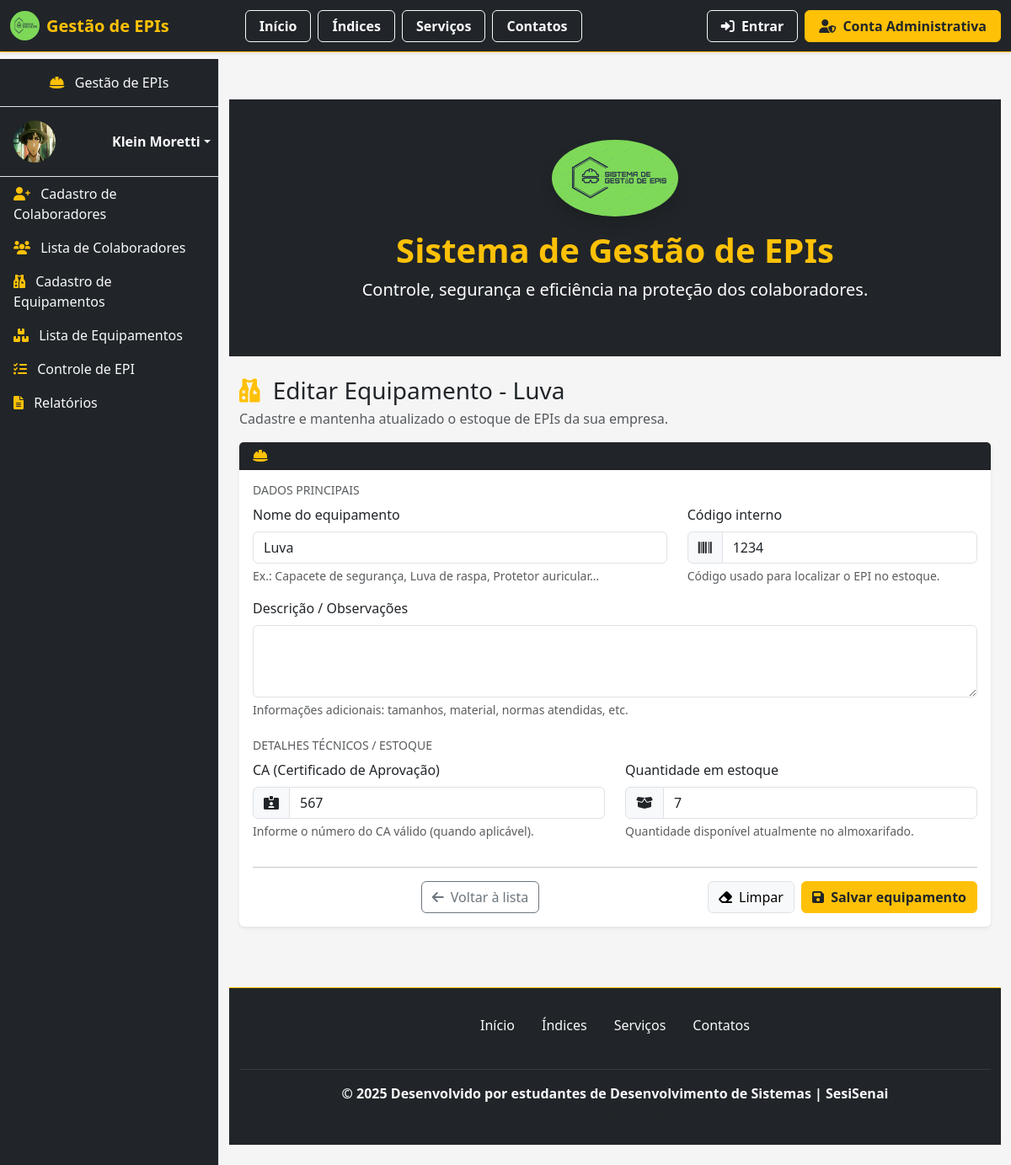
Screenshot of /equipamentos/editar/5/ with the database file from the repository.
### page_app/models.py (models this page shows, shortened)
class Equipamento(models.Model):
    nome = models.CharField(max_length=150)
    descricao = models.TextField(blank=True)
    codigo = models.CharField(max_length=50, unique=True, verbose_name="Código/Patrimônio")
    ca = models.CharField(max_length=30, blank=True, verbose_name="Certificado de Aprovação (CA)")
    quantidade_estoque = models.PositiveIntegerField(default=0)

### page_app/views.py (the view)
# urls.py: path('equipamentos/editar/<int:id>/', editar_equipamento, name='editar_equipamento'),
def editar_equipamento(request, id):
    equipamento = get_object_or_404(Equipamento, id=id)
    if request.method == "POST":
        form = EquipamentoForm(request.POST, instance=equipamento)
        if form.is_valid():
            form.save()
            messages.success(request, "Equipamento atualizado com sucesso!")
            return redirect("listar_equipamentos")
        else:
            messages.error(request, "Erro ao atualizar equipamento.")
    else:
        form = EquipamentoForm(instance=equipamento)
    return render(request, "page_app/equipamentos/form.html", {
        "form": form,
        "titulo": f"Editar Equipamento - {equipamento.nome}"
    })

### page_app/forms.py
class EquipamentoForm(forms.ModelForm):
    class Meta:
        model = Equipamento
        fields = ['nome', 'descricao', 'codigo', 'ca', 'quantidade_estoque']
        widgets = {
            'nome': forms.TextInput(attrs={'class': 'form-control'}),
            'descricao': forms.Textarea(attrs={'class': 'form-control', 'rows': 3}),
            'codigo': forms.TextInput(attrs={'class': 'form-control'}),
            'ca': forms.TextInput(attrs={'class': 'form-control'}),
            'quantidade_estoque': forms.NumberInput(attrs={'class': 'form-control'}),
        }

### page_app/templates/page_app/equipamentos/form.html (shortened to what this page needs)
{% extends "page_app/global/index.html" %}
{% load static %}
{% block content %}
<div class="container py-4">
  <div class="d-flex justify-content-between align-items-center mb-3">
    <div>
      <h3 class="mb-1">
        <i class="fa-solid fa-vest-patches me-2 text-warning"></i>
        {{ titulo }}
      </h3>
      <p class="text-muted mb-0">
        Cadastre e mantenha atualizado o estoque de EPIs da sua empresa.
      </p>
    </div>
    <nav aria-label="breadcrumb" class="d-none d-md-block">
      <ol class="breadcrumb mb-0">
        <li class="breadcrumb-item">
          <a href="{% url 'listar_equipamentos' %}"><a>
        </li>
      </ol>
    </nav>
  </div>
  <div class="card shadow-sm border-0">
    <div class="card-header bg-dark text-white d-flex align-items-center">
      <i class="fa-solid fa-helmet-safety me-2 text-warning"></i>
    </div>
    <div class="card-body">
      <form method="post" novalidate>
        <h6 class="text-uppercase text-muted small mb-2">Dados principais</h6>
        <div class="row mb-3">
          <div class="col-md-7 mb-3 mb-md-0">
            <label class="form-label" for="{{ form.nome.id_for_label }}">
              Nome do equipamento
            </label>
            {{ form.nome }}
            {% if form.nome.errors %}
              <div class="text-danger small">
                {{ form.nome.errors|striptags }}
              </div>
            {% else %}
              <div class="form-text">
                Ex.: Capacete de segurança, Luva de raspa, Protetor auricular…
              </div>
            {% endif %}
          </div>
          <div class="col-md-5">
            <label class="form-label" for="{{ form.codigo.id_for_label }}">
              Código interno
            </label>
            <div class="input-group">
              <span class="input-group-text">
                <i class="fa-solid fa-barcode"></i>
              </span>
              {{ form.codigo }}
            </div>
            {% if form.codigo.errors %}
              <div class="text-danger small">
                {{ form.codigo.errors|striptags }}
              </div>
            {% else %}
              <div class="form-text">
                Código usado para localizar o EPI no estoque.
              </div>
            {% endif %}
          </div>
        </div>
        <div class="mb-4">
          <label class="form-label" for="{{ form.descricao.id_for_label }}">
            Descrição / Observações
          </label>
          {{ form.descricao }}
          {% if form.descricao.errors %}
            <div class="text-danger small">
              {{ form.descricao.errors|striptags }}
            </div>
          {% else %}
            <div class="form-text">
              Informações adicionais: tamanhos, material, normas atendidas, etc.
            </div>
          {% endif %}
        </div>
        <h6 class="text-uppercase text-muted small mb-2">Detalhes técnicos / estoque</h6>
        <div class="row">
          <div class="col-md-6 mb-3">
            <label class="form-label" for="{{ form.ca.id_for_label }}">
              CA (Certificado de Aprovação)
            </label>
            <div class="input-group">
              <span class="input-group-text">
                <i class="fa-solid fa-id-card-clip"></i>
              </span>
              {{ form.ca }}
            </div>
            {% if form.ca.errors %}
              <div class="text-danger small">
                {{ form.ca.errors|striptags }}
              </div>
            {% else %}
              <div class="form-text">
                Informe o número do CA válido (quando aplicável).
              </div>
            {% endif %}
          </div>
          <div class="col-md-6 mb-3">
            <label class="form-label" for="{{ form.quantidade_estoque.id_for_label }}">
              Quantidade em estoque
            </label>
            <div class="input-group">
              <span class="input-group-text">
                <i class="fa-solid fa-box-open"></i>
              </span>
              {{ form.quantidade_estoque }}
            </div>
            {% if form.quantidade_estoque.errors %}
              <div class="text-danger small">
                {{ form.quantidade_estoque.errors|striptags }}
              </div>
            {% else %}
              <div class="form-text">
                Quantidade disponível atualmente no almoxarifado.
              </div>
            {% endif %}
          </div>
        </div>
        <hr>
        <div class="d-flex flex-column flex-md-row justify-content-between gap-2">
          <a href="{% url 'listar_equipamentos' %}" class="btn btn-outline-secondary">
            <i class="fa-solid fa-arrow-left me-1"></i> Voltar à lista
          </a>
          <div class="d-flex gap-2 justify-content-end">
            <button type="reset" class="btn btn-light border">
              <i class="fa-solid fa-eraser me-1"></i> Limpar
            </button>
            <button type="submit" class="btn btn-warning text-dark fw-semibold">
              <i class="fa-solid fa-floppy-disk me-1"></i> Salvar equipamento
            </button>
          </div>
        </div>
      </form>
    </div>
  </div>
</div>
{% endblock %}

### page_app/templates/page_app/global/index.html (style rules this page uses)
body { background-color: #f5f5f5; padding-top: 70px; }

### rows the page displays
Equipamento: nome "Luva", codigo "1234", ca "567", quantidade_estoque "7"

### other values shown
{{ titulo }} "Editar Equipamento - Luva"
